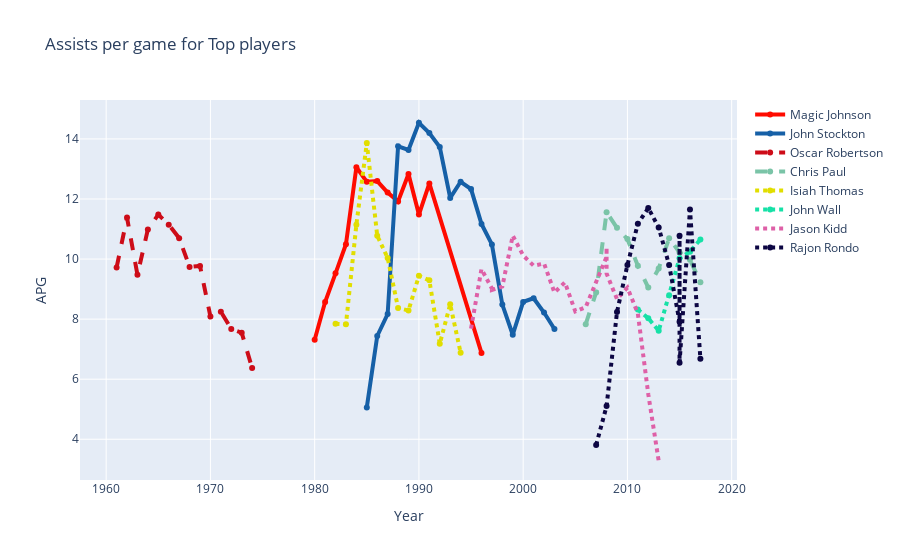

Notebook code cell kept with this figure:
### Code cell
trace0 = go.Scatter(
    x = final_df.Year[final_df.Player == 'Magic Johnson*'],
    y = final_df.apg[final_df.Player == 'Magic Johnson*'],
    name = 'Magic Johnson',
    connectgaps=True,
    line = dict(
        color = ('rgb(255, 11, 0)'),
        width = 4)
)
trace1 = go.Scatter(
    x = final_df.Year[final_df.Player == 'John Stockton*'],
    y = final_df.apg[final_df.Player == 'John Stockton*'],
    name = 'John Stockton',
    connectgaps=True,
    line = dict(
        color = ('rgb(22, 96, 167)'),
        width = 4,)
)
trace2 = go.Scatter(
    x = final_df.Year[final_df.Player == 'Oscar Robertson*'],
    y = final_df.apg[final_df.Player == 'Oscar Robertson*'],
    name = 'Oscar Robertson',
    connectgaps=True,
    line = dict(
        color = ('rgb(205, 12, 24)'),
        width = 4,
        dash = 'dash') # dash options include 'dash', 'dot', and 'dashdot'
)
trace3 = go.Scatter(
    x = final_df.Year[final_df.Player == 'Chris Paul'],
    y = final_df.apg[final_df.Player == 'Chris Paul'],
    name = 'Chris Paul',
    connectgaps=True,
    line = dict(
        color = ('rgb(122, 196, 167)'),
        width = 4,
        dash = 'dash')
)
trace4 = go.Scatter(
    x = final_df.Year[final_df.Player == 'Isiah Thomas*'],
    y = final_df.apg[final_df.Player == 'Isiah Thomas*'],
    name = 'Isiah Thomas',
    connectgaps=True,
    line = dict(
        color = ('rgb(225, 222, 0)'),
        width = 4,
        dash = 'dot')
)
trace5 = go.Scatter(
    x = final_df.Year[final_df.Player == 'John Wall'],
    y = final_df.apg[final_df.Player == 'John Wall'],
    name = 'John Wall',
    connectgaps=True,
    line = dict(
        color = ('rgb(22, 225, 167)'),
        width = 4,
        dash = 'dot')
)
trace6 = go.Scatter(
    x = final_df.Year[final_df.Player == 'Jason Kidd'],
    y = final_df.apg[final_df.Player == 'Jason Kidd'],
    name = 'Jason Kidd',
    connectgaps=True,
    line = dict(
        color = ('rgb(222, 96, 167)'),
        width = 4,
        dash = 'dot')
)
trace7 = go.Scatter(
    x = final_df.Year[final_df.Player == 'Rajon Rondo'],
    y = final_df.apg[final_df.Player == 'Rajon Rondo'],
    name = 'Rajon Rondo',
    connectgaps=True,
    line = dict(
        color = ('rgb(12, 6, 67)'),
        width = 4,
        dash = 'dot')
)
data = [trace0, trace1, trace2, trace3, trace4, trace5, trace6, trace7]

# Edit the layout
layout = dict(title = 'Assists per game for Top players',
              xaxis = dict(title = 'Year'),
              yaxis = dict(title = 'APG'),
              )

fig = dict(data=data, layout=layout)
py.iplot(fig, filename='styled-line')

### Figure 1 — Plotly figure (JSON) as saved in the notebook; plotly's stock layout.template omitted (floating-point values rounded to 4 significant figures)
{"data": [{"connectgaps": true, "line": {"color": "rgb(255, 11, 0)", "width": 4}, "name": "Magic Johnson", "type": "scatter", "x": [1980, 1981, 1982, 1983, 1984, 1985, 1986, 1987, 1988, 1989, 1990, 1991, 1996], "y": [7.312, 8.568, 9.526, 10.49, 13.06, 12.57, 12.6, 12.21, 11.92, 12.83, 11.48, 12.52, 6.875]}, {"connectgaps": true, "line": {"color": "rgb(22, 96, 167)", "width": 4}, "name": "John Stockton", "type": "scatter", "x": [1985, 1986, 1987, 1988, 1989, 1990, 1991, 1992, 1993, 1994, 1995, 1996, 1997, 1998, 1999, 2000, 2001, 2002, 2003], "y": [5.061, 7.439, 8.171, 13.76, 13.63, 14.54, 14.2, 13.73, 12.04, 12.57, 12.33, 11.17, 10.49, 8.484, 7.48, 8.573, 8.695, 8.22, 7.671]}, {"connectgaps": true, "line": {"color": "rgb(205, 12, 24)", "dash": "dash", "width": 4}, "name": "Oscar Robertson", "type": "scatter", "x": [1961, 1962, 1963, 1964, 1965, 1966, 1967, 1968, 1969, 1970, 1971, 1972, 1973, 1974], "y": [9.718, 11.38, 9.475, 10.99, 11.48, 11.14, 10.7, 9.738, 9.772, 8.087, 8.247, 7.672, 7.548, 6.371]}, {"connectgaps": true, "line": {"color": "rgb(122, 196, 167)", "dash": "dash", "width": 4}, "name": "Chris Paul", "type": "scatter", "x": [2006, 2007, 2008, 2009, 2010, 2011, 2012, 2013, 2014, 2015, 2016, 2017], "y": [7.833, 8.891, 11.56, 11.04, 10.67, 9.775, 9.05, 9.686, 10.69, 10.22, 9.973, 9.23]}, {"connectgaps": true, "line": {"color": "rgb(225, 222, 0)", "dash": "dot", "width": 4}, "name": "Isiah Thomas", "type": "scatter", "x": [1982, 1983, 1984, 1985, 1986, 1987, 1988, 1989, 1990, 1991, 1992, 1993, 1994], "y": [7.847, 7.827, 11.15, 13.86, 10.78, 10.04, 8.37, 8.287, 9.444, 9.292, 7.179, 8.494, 6.879]}, {"connectgaps": true, "line": {"color": "rgb(22, 225, 167)", "dash": "dot", "width": 4}, "name": "John Wall", "type": "scatter", "x": [2011, 2012, 2013, 2014, 2015, 2016, 2017], "y": [8.319, 8.03, 7.612, 8.793, 10.03, 10.25, 10.65]}, {"connectgaps": true, "line": {"color": "rgb(222, 96, 167)", "dash": "dot", "width": 4}, "name": "Jason Kidd", "type": "scatter", "x": [1995, 1996, 1997, 1997, 1997, 1998, 1999, 2000, 2001, 2002, 2003, 2004, 2005, 2006, 2007, 2008, 2008, 2008, 2009, 2010, 2011, 2012, 2013], "y": [7.684, 9.667, 9.018, 9.091, 8.97, 9.085, 10.78, 10.12, 9.779, 9.854, 8.887, 9.224, 8.258, 8.4, 9.2, 10.07, 10.39, 9.517, 8.667, 9.05, 8.188, 5.5, 3.276]}, {"connectgaps": true, "line": {"color": "rgb(12, 6, 67)", "dash": "dot", "width": 4}, "name": "Rajon Rondo", "type": "scatter", "x": [2007, 2008, 2009, 2010, 2011, 2012, 2013, 2014, 2015, 2015, 2015, 2016, 2017], "y": [3.808, 5.104, 8.238, 9.802, 11.18, 11.7, 11.05, 9.8, 7.912, 10.77, 6.543, 11.65, 6.681]}], "layout": {"title": {"text": "Assists per game for Top players"}, "xaxis": {"title": {"text": "Year"}}, "yaxis": {"title": {"text": "APG"}}}}
